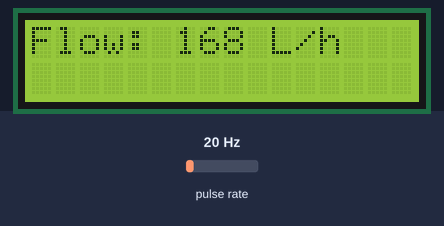
Bench run of a sketch on a simulated Arduino Uno, built with avr-gcc and run on an emulated ATmega328P. On the bench: 16×2 character LCD. Wiring (inferred from the names in the program): pulse sensor: data pin 2. Inputs (shaded band) come from the test bench; at power-on: pulse rate 20 Hz. What the sketch prints to the serial monitor is not drawn.

Above: at 1.6 s.
1.7 s: pulse rate (sensor on pin 2) set to 4 Hz
At 3.8 s:
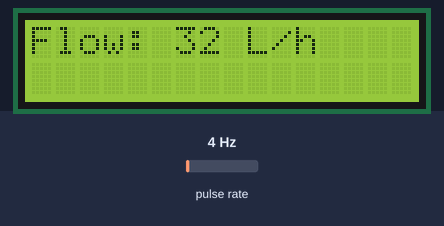
4.5 s: pulse rate (sensor on pin 2) set to 50 Hz
At 7.2 s:
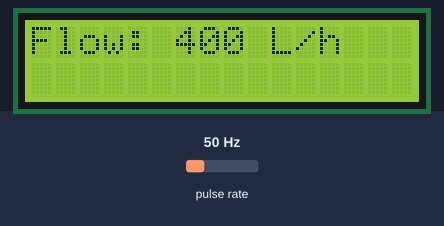
7.5 s: pulse rate (sensor on pin 2) set to 100 Hz
At 9.6 s:
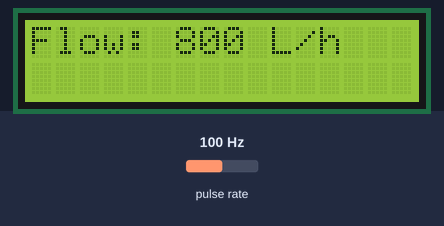
Timing chart, 0 to 11.1 s (numbered marks = the images above; inputs shaded):
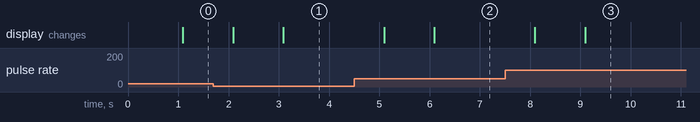

Measured:
- after the input at 1.7 s, the display: first changes after 0.39 s (image 1 shows a later state)
- after the input at 4.5 s, the display: first changes after 0.59 s (image 2 shows a later state)
- after the input at 7.5 s, the display: first changes after 0.59 s (image 3 shows a later state)

The sketch:

AquaFlush_Original_Recovered.ino
```cpp
#include <Wire.h>
#include <LiquidCrystal_I2C.h>

/*
S201 Water Flow Sensor Monitor Only
Displays flow rate in L/hour on I2C LCD
*/

// Initialize the I2C LCD (address 0x27, 16 columns x 2 rows)
LiquidCrystal_I2C lcd(0x27, 16, 2);

volatile int flow_frequency;      // Measures flow sensor pulses
unsigned int l_hour;             // Calculated litres/hour
unsigned char flowsensor = 2;   // Sensor Input (Interrupt Pin 0 = Digital Pin 2)

unsigned long currentTime;
unsigned long cloopTime;

void flow()  // Interrupt function
{
  flow_frequency++;
}

void setup()
{
  pinMode(flowsensor, INPUT);
  digitalWrite(flowsensor, HIGH); // Optional Internal Pull-Up

  Serial.begin(9600);
  attachInterrupt(0, flow, RISING); // Setup Interrupt
  sei(); // Enable interrupts

  // Initialize the I2C LCD
  Wire.begin();
  lcd.init();
  lcd.backlight();
  lcd.setCursor(0, 0);
  lcd.print("Flow Monitor");

  currentTime = millis();
  cloopTime = currentTime;
}

void loop()
{
  currentTime = millis();
  if(currentTime >= (cloopTime + 1000)) // Every 1 second
  {
    cloopTime = currentTime;

    // Calculate L/hour from frequency
    l_hour = (flow_frequency * 60 / 7.5); // (Hz * 60) / 7.5 = L/hr
    flow_frequency = 0; // Reset pulse counter

    Serial.print(l_hour);
    Serial.println(" L/hour");

    lcd.setCursor(0, 0);
    lcd.print("Flow: ");
    lcd.print(l_hour);
    lcd.print(" L/h    "); // Extra spaces to overwrite old text
  }
}
```
